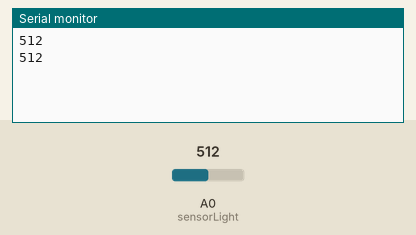
Bench run of a sketch on a simulated Arduino Uno, built with avr-gcc and run on an emulated ATmega328P. On the bench: the last lines printed to the serial monitor. The inputs (shaded band) are chosen by the test bench; at power-on: A0 (sensorLight) = 512.

Above: at 5.8 s.
5.9 s: A0 (sensorLight) set to 716
At 11.4 s:
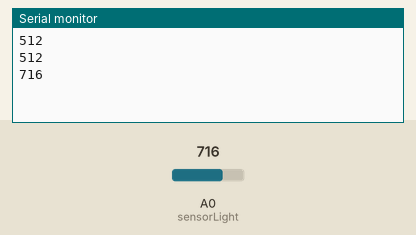
11.9 s: A0 (sensorLight) set to 900
At 16.4 s:
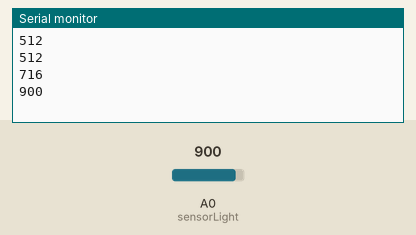
Timing chart, 0 to 17.9 s (numbered marks = the images above; inputs shaded):
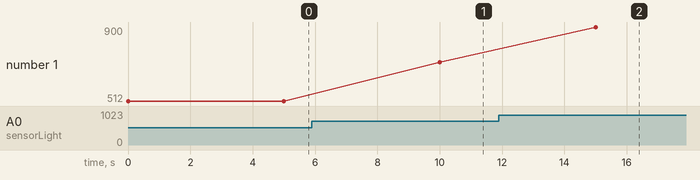

The sketch:

02_light.ino
```cpp
// Light sensor (analog input): Connect the photo cell light sensor (CdS photoresistor) to your Arduino. Have your sketch continuously print out the light level it detects on the serial monitor at 5 second intervals.

const int sensorLight = A0; // Photo cell (CdS photoresistor) Product ID: 161
const int readingDelay = 5000;

void setup() {
  // To run once:
  Serial.begin(9600); // debugging

}

void loop() {
  // To run repeatedly:
  int levelLight = analogRead(sensorLight); // Read amount of light and assign a variable to it
  Serial.println(levelLight); // Print out the light level
  delay(readingDelay); // Delay between readings
}
```

Measured:
- after the input at 5.9 s, the serial monitor: prints a new line after 4.1 s (image 1)
- after the input at 11.9 s, the serial monitor: prints a new line after 3.1 s (image 2)
- plotted number 1: 512 → 716 after the input at 5.9 s, 716 → 900 after the input at 11.9 s
